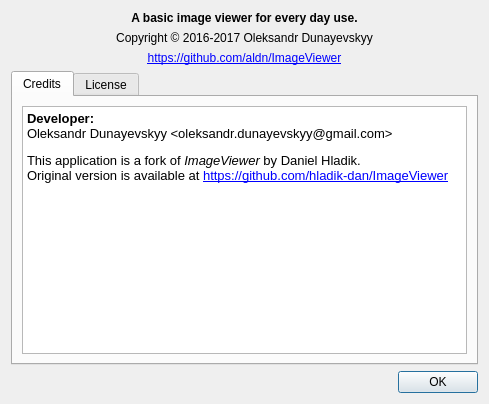
<?xml version="1.0" encoding="UTF-8"?>
<ui version="4.0">
 <class>AboutDialog</class>
 <widget class="QDialog" name="AboutDialog">
  <property name="geometry">
   <rect>
    <x>0</x>
    <y>0</y>
    <width>489</width>
    <height>404</height>
   </rect>
  </property>
  <property name="windowTitle">
   <string>About Image Viewer</string>
  </property>
  <layout class="QVBoxLayout" name="verticalLayout">
   <item>
    <widget class="QLabel" name="label">
     <property name="font">
      <font>
       <weight>75</weight>
       <bold>true</bold>
      </font>
     </property>
     <property name="text">
      <string>A basic image viewer for every day use.</string>
     </property>
     <property name="alignment">
      <set>Qt::AlignCenter</set>
     </property>
    </widget>
   </item>
   <item>
    <widget class="QLabel" name="label_2">
     <property name="text">
      <string>Copyright © 2016-2017 Oleksandr Dunayevskyy</string>
     </property>
     <property name="alignment">
      <set>Qt::AlignCenter</set>
     </property>
    </widget>
   </item>
   <item>
    <widget class="QLabel" name="label_3">
     <property name="text">
      <string>&lt;a href=&quot;https://github.com/aldn/ImageViewer&quot;&gt;https://github.com/aldn/ImageViewer&lt;/a&gt;</string>
     </property>
     <property name="alignment">
      <set>Qt::AlignCenter</set>
     </property>
     <property name="openExternalLinks">
      <bool>true</bool>
     </property>
     <property name="textInteractionFlags">
      <set>Qt::TextBrowserInteraction</set>
     </property>
    </widget>
   </item>
   <item>
    <widget class="QTabWidget" name="tabWidget">
     <property name="sizePolicy">
      <sizepolicy hsizetype="Expanding" vsizetype="Expanding">
       <horstretch>0</horstretch>
       <verstretch>0</verstretch>
      </sizepolicy>
     </property>
     <property name="currentIndex">
      <number>0</number>
     </property>
     <widget class="QWidget" name="tab">
      <attribute name="title">
       <string>Credits</string>
      </attribute>
      <layout class="QVBoxLayout" name="verticalLayout_2">
       <item>
        <widget class="QTextEdit" name="textEdit">
         <property name="enabled">
          <bool>true</bool>
         </property>
         <property name="readOnly">
          <bool>true</bool>
         </property>
         <property name="html">
          <string>&lt;!DOCTYPE HTML PUBLIC &quot;-//W3C//DTD HTML 4.0//EN&quot; &quot;http://www.w3.org/TR/REC-html40/strict.dtd&quot;&gt;
&lt;html&gt;&lt;head&gt;&lt;meta name=&quot;qrichtext&quot; content=&quot;1&quot; /&gt;&lt;style type=&quot;text/css&quot;&gt;
p, li { white-space: pre-wrap; }
&lt;/style&gt;&lt;/head&gt;&lt;body style=&quot; font-family:'Sans'; font-size:10pt; font-weight:400; font-style:normal;&quot;&gt;
&lt;p style=&quot; margin-top:12px; margin-bottom:12px; margin-left:0px; margin-right:0px; -qt-block-indent:0; text-indent:0px;&quot;&gt;&lt;span style=&quot; font-weight:600;&quot;&gt;Developer:&lt;br /&gt;&lt;/span&gt;Oleksandr Dunayevskyy &amp;lt;oleksandr.dunayevskyy@gmail.com&amp;gt;&lt;/p&gt;
&lt;p style=&quot; margin-top:12px; margin-bottom:12px; margin-left:0px; margin-right:0px; -qt-block-indent:0; text-indent:0px;&quot;&gt;This application is a fork of &lt;span style=&quot; font-style:italic;&quot;&gt;ImageViewer&lt;/span&gt; by Daniel Hladik.&lt;br /&gt;Original version is available at &lt;a href=&quot;https://github.com/hladik-dan/ImageViewer&quot;&gt;&lt;span style=&quot; text-decoration: underline; color:#0000ff;&quot;&gt;https://github.com/hladik-dan/ImageViewer&lt;/span&gt;&lt;/a&gt;&lt;/p&gt;&lt;/body&gt;&lt;/html&gt;</string>
         </property>
         <property name="textInteractionFlags">
          <set>Qt::TextBrowserInteraction</set>
         </property>
        </widget>
       </item>
      </layout>
     </widget>
     <widget class="QWidget" name="tab_2">
      <attribute name="title">
       <string>License</string>
      </attribute>
      <layout class="QVBoxLayout" name="verticalLayout_3">
       <item>
        <widget class="QPlainTextEdit" name="plainTextEdit">
         <property name="plainText">
          <string>This program is free software: you can redistribute it and/or modify it under the terms of the GNU General Public License as published by the Free Software Foundation, either version 3 of the License, or (at your option) any later version.

This program is distributed in the hope that it will be useful, but WITHOUT ANY WARRANTY; without even the implied warranty of MERCHANTABILITY or FITNESS FOR A PARTICULAR PURPOSE.  See the GNU General Public License for more details.

You should have received a copy of the GNU General Public License along with this program.  If not, see https://www.gnu.org/licenses/gpl-3.0.en.html</string>
         </property>
        </widget>
       </item>
      </layout>
     </widget>
    </widget>
   </item>
   <item>
    <widget class="QDialogButtonBox" name="buttonBox">
     <property name="orientation">
      <enum>Qt::Horizontal</enum>
     </property>
     <property name="standardButtons">
      <set>QDialogButtonBox::Ok</set>
     </property>
    </widget>
   </item>
  </layout>
 </widget>
 <resources/>
 <connections>
  <connection>
   <sender>buttonBox</sender>
   <signal>accepted()</signal>
   <receiver>AboutDialog</receiver>
   <slot>accept()</slot>
   <hints>
    <hint type="sourcelabel">
     <x>248</x>
     <y>254</y>
    </hint>
    <hint type="destinationlabel">
     <x>157</x>
     <y>274</y>
    </hint>
   </hints>
  </connection>
  <connection>
   <sender>buttonBox</sender>
   <signal>rejected()</signal>
   <receiver>AboutDialog</receiver>
   <slot>reject()</slot>
   <hints>
    <hint type="sourcelabel">
     <x>316</x>
     <y>260</y>
    </hint>
    <hint type="destinationlabel">
     <x>286</x>
     <y>274</y>
    </hint>
   </hints>
  </connection>
 </connections>
</ui>
